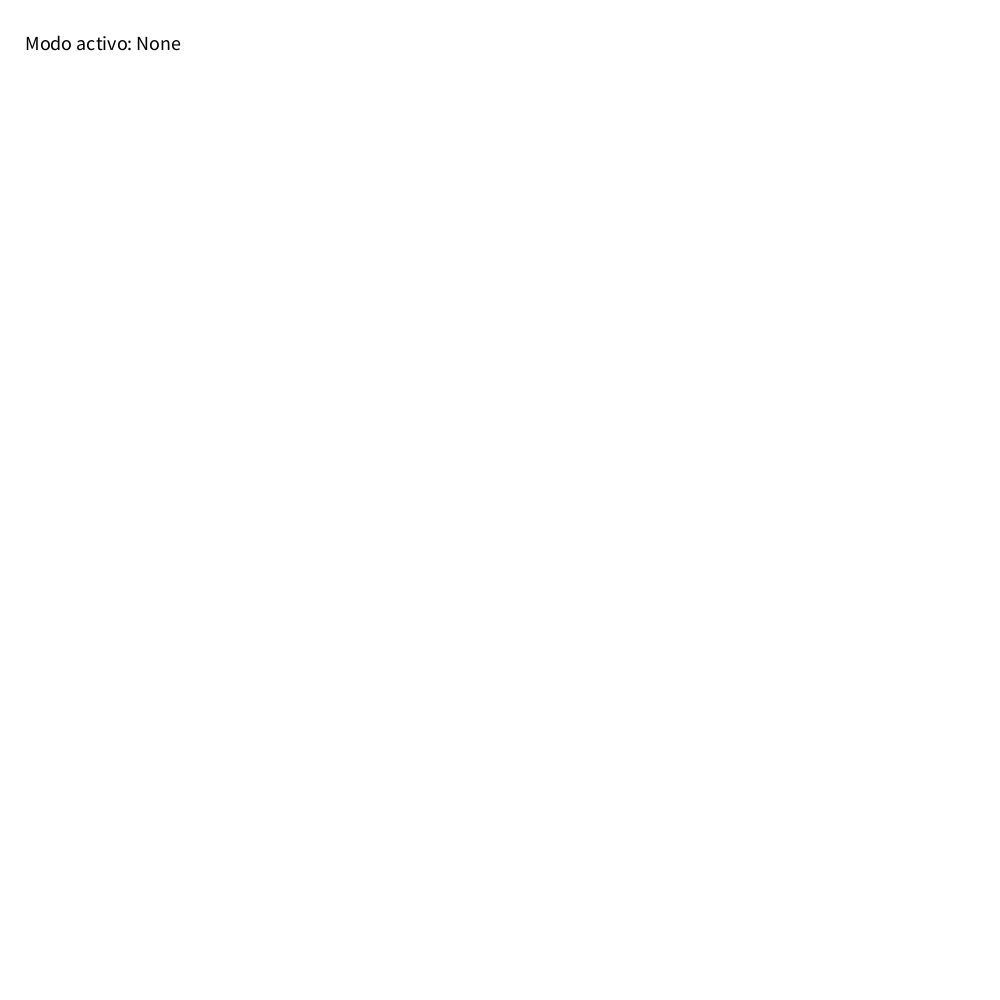
Frame 1 (no input)
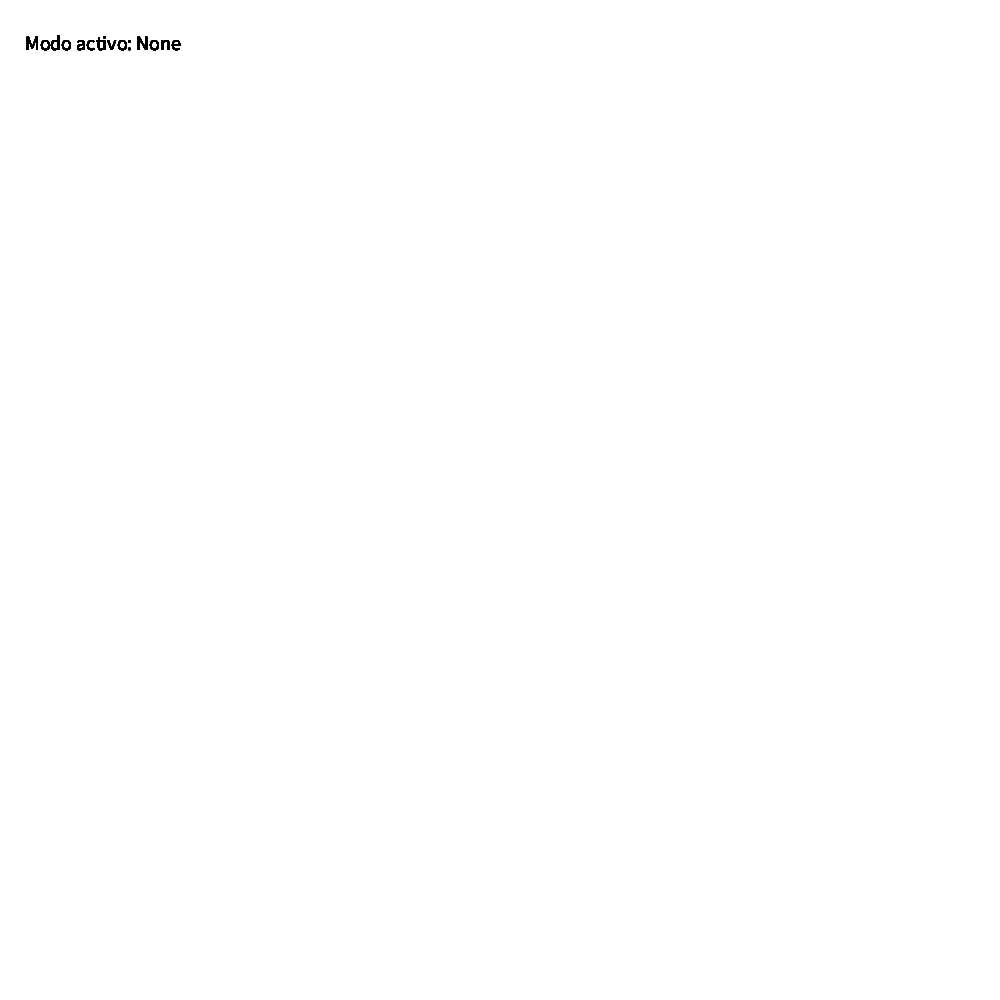
Frame 60 (the mouse pressed at the canvas centre just before this capture)
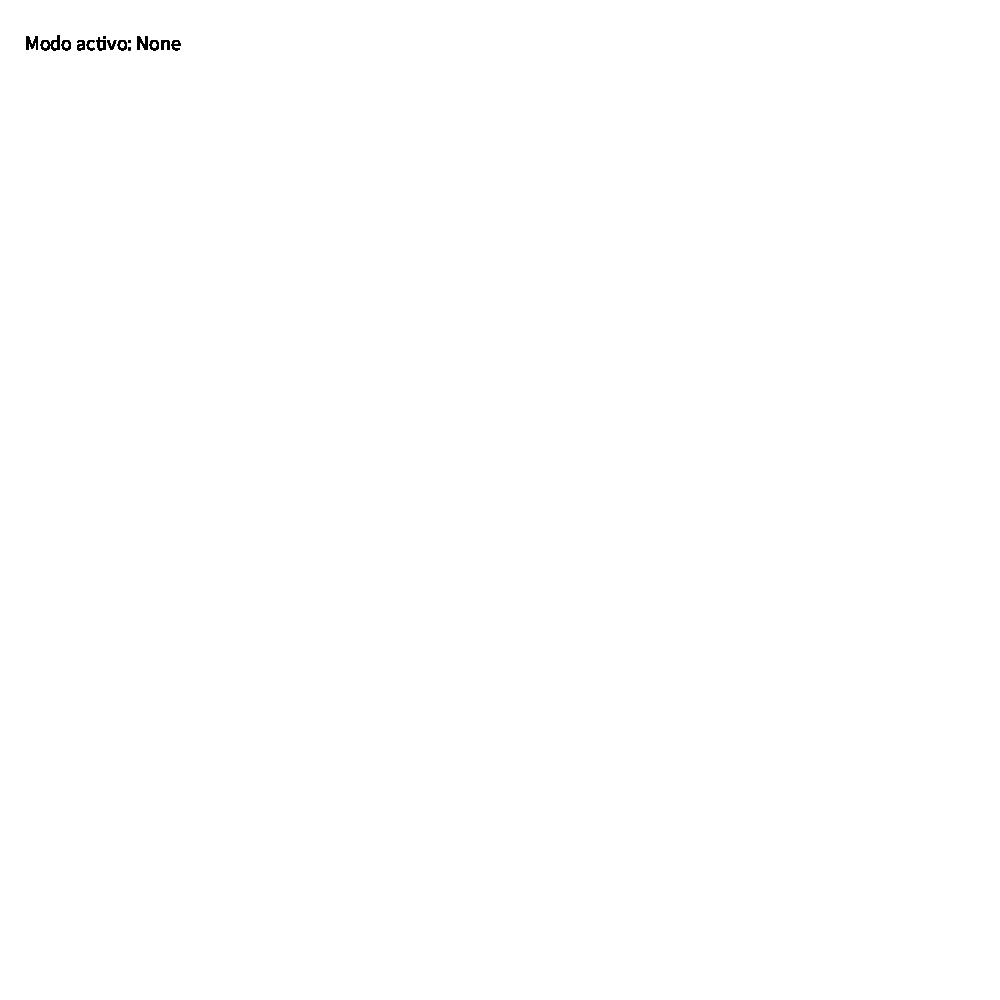
Frame 120 (the mouse held since frame 60 and released just before this capture)

The Processing sketch that drew these frames (run headless with seeded random() and noise(); from frame 60 on, the mouse is pressed at the canvas centre):

// Processing sketch: Painting
// ── Painting.pde
// Java imports
import java.util.List;
import java.util.ArrayList;

/**
*  Classes for sketch functionality
*/
public enum Mode {
  NONE,
  TRACKING,
  SPIRAL,
  PROXIMITY
}

public class PolyLine {
  // Attributes
  //private static int identificator = 0;
  private List<Vertex> points;
  
  // Constructor
  public PolyLine() {
    //this.identificator++;  // Easy recognition for further shape searching (if developed)
    this.points = new ArrayList<>();
  }
  
  // Getters and setters
  public void setPoints(List<Vertex> arr) { this.points = arr; }
  public List<Vertex> getPoints() { return points; }
  
  // Class methods
  public void addVertex(Vertex v) {
     points.add(v);
  }
  
  public void begin() {
    noFill();
    beginShape(); 
  }
  
  public void drawPoints() {
    for (Vertex v: points) {
       vertex(v.getX(), v.getY());
    }
  }
  
  public void finish() {
    endShape(); 
  }
  
  public void eraseAll() {
    points.removeAll(points);
    background(255);
  }
}

public class Vertex {
  // Attributes
  private float x, y;

  // Constructor
  public Vertex(float x, float y) {
    this.x = x;
    this.y = y;
  }

  // Getters and setters
  public void setX(float x) { this.x = x; }
  public void setY(float y) { this.y = y; }
  public float getX() { return x; }
  public float getY() { return y; }
}

/**
*  Main sketch body
*/

// Global variables
PolyLine pol;
Mode currentMode;
int actualStroke;

// Methods
void setup() {
  currentMode = Mode.NONE;
  displayMode(currentMode);
  size(1000, 1000);
  background(255);
  pol = new PolyLine();
  actualStroke = 5;
}

void draw() {
  // Display current mode
  displayMode(currentMode);
  
  pol.begin();
  
  // W moves the points upwards TODO
  if (keyPressed && (key == 'w' || key == 'W')) {
    background(255);
    List<Vertex> points = pol.getPoints();
    for (Vertex v: points) {
       if (v.getY() + 1.0 < height) {
         v.setY(0.0);
       } else {
         v.setY(v.getY() + 1.0); 
       }
    }
  }
  
  // A moves the points left-sideways TODO
  if (keyPressed && (key == 'a' || key == 'A')) {
    background(255);
    List<Vertex> points = pol.getPoints();
    for (Vertex v: points) {
       if (v.getX() + 1.0 < width) {
         v.setX(0.0);
       } else {
         v.setX(v.getX() + 1.0); 
       }
    }
  }
  
  
  pol.drawPoints();
  pol.finish();
}

// Whenever the mouse is pressed draw a new line between those points
void mouseClicked() {
  pol.addVertex(new Vertex(mouseX, mouseY));
}

void keyPressed() {
  // N is for cleaning the window
  if (key == 'n' || key == 'N')  {
     pol.finish();
     pol.eraseAll();
  }
  
  // (0-9) selects the color of next segment
  switch(key) {
    case '0':
      stroke(0, 0, 0);
      break;
      
    case '1':
      stroke(255, 0, 0);
      break;
      
    case '2':
      stroke(0, 255, 0);
      break;
      
    case '3':
      stroke(0, 0, 255);
      break;
      
    case '4':
      stroke(0, 255, 255);
      break;
      
    case '5':
      stroke(255, 0, 255);
      break;
      
    case '6':
      stroke(255, 255, 0);
      break;
      
    case '7':
      stroke(100, 50, 50);
      break;
      
    case '8':
      stroke(50, 100, 50);
      break;
      
    case '9':
      stroke(50, 50, 100);
      break;
      
    // + and - selects thickness of next segment
    case '+':
      actualStroke += 1;
      strokeWeight(actualStroke);
      break;
      
    case '-':
      if (actualStroke < 1) actualStroke = 1;
      else actualStroke -= 1;
      strokeWeight(actualStroke);
      break;
  }
  
  // F enables tracking mode TODO
  
  
  // Q enables spiral mode TODO
  
  
  // D enables proximity mode TODO
}

void displayMode(Mode m) {
  String mode = "";
  switch (m) {
    case NONE:
      mode = "None";
      break;
      
    case TRACKING:
      mode = "Tracking";
      break;
      
    case SPIRAL:
      mode = "Spiral";
      break;
      
    case PROXIMITY:
      mode = "Proximity";
      break;
  }
  textSize(20);
  fill(0);
  text("Modo activo: " + mode + "\n", 25, 50);
}
